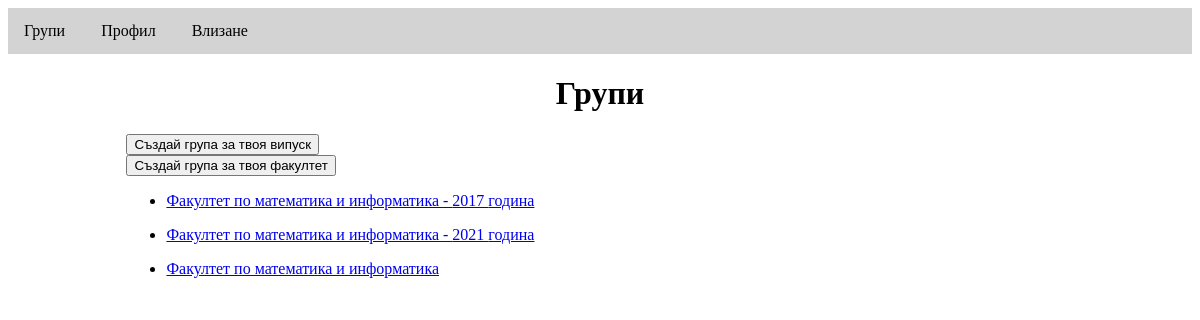
/groups/index.php, run on the app's committed database.
### tables this page shows
CREATE TABLE `groups` (
  `id` int(11) NOT NULL,
  `year` varchar(32) DEFAULT NULL,
  `faculty` varchar(128) NOT NULL,
  `admin_id` int(11) NOT NULL
);

### groups/groups_list.php (the view, shortened to what this page needs)
<?php
    $conn = new_db_connection();
    $sql = "SELECT id, year, faculty FROM groups";
    $stmt = $conn->prepare($sql);
    $stmt->execute();
    $groups = $stmt->fetchALL(PDO::FETCH_ASSOC);
?>
<h1>Групи</h1>
<form action="/groups/create_group.php" method="post">
    <input type="submit" value="Създай група за твоя випуск" />
</form>
<form action="/groups/create_group.php" method="post">
    <input type="submit" value="Създай група за твоя факултет" />
</form>
<div id="groups">
    <?php foreach($groups as $group): ?>
        <ul>
            <li class="group">
                <?php
                    if(isset($group['year'])) {
                        printf("<a href='/groups?id=%s'>%s - %s година</a>", $group['id'], $group['faculty'], $group['year']);
                    }
                    else {
                        printf("<a href='/groups?id=%s'>%s</a>", $group['id'], $group['faculty']);
                    }
                ?>
            </li>
        </ul>
    <?php endforeach; ?>
</div>

### templates/styles.css (style rules this page uses)
h1, h2 { text-align: center; }

### data on the page
groups: faculty "Факултет по математика и информатика", year "2017"
groups: faculty "Факултет по математика и информатика", year "2021"
groups: faculty "Факултет по математика и информатика"
